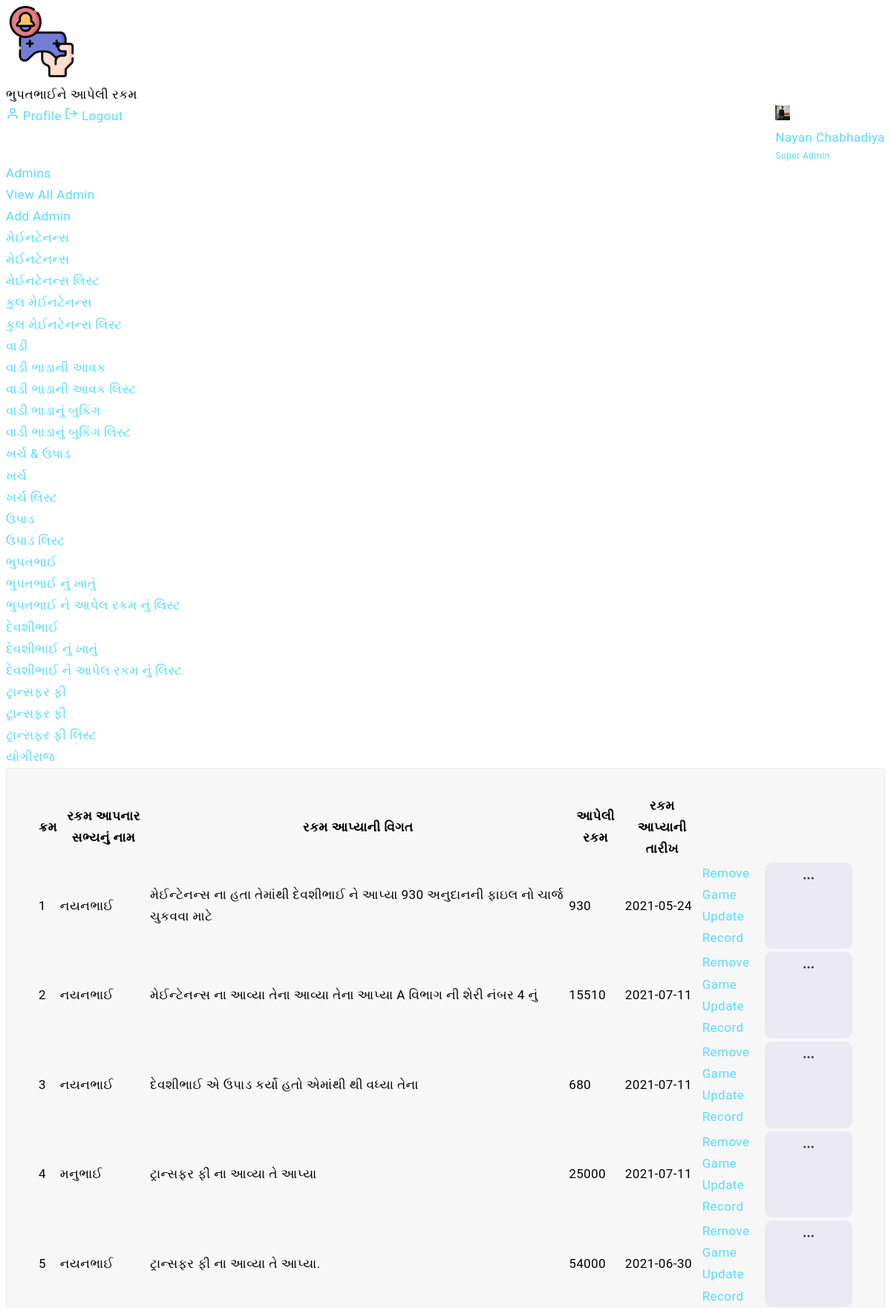
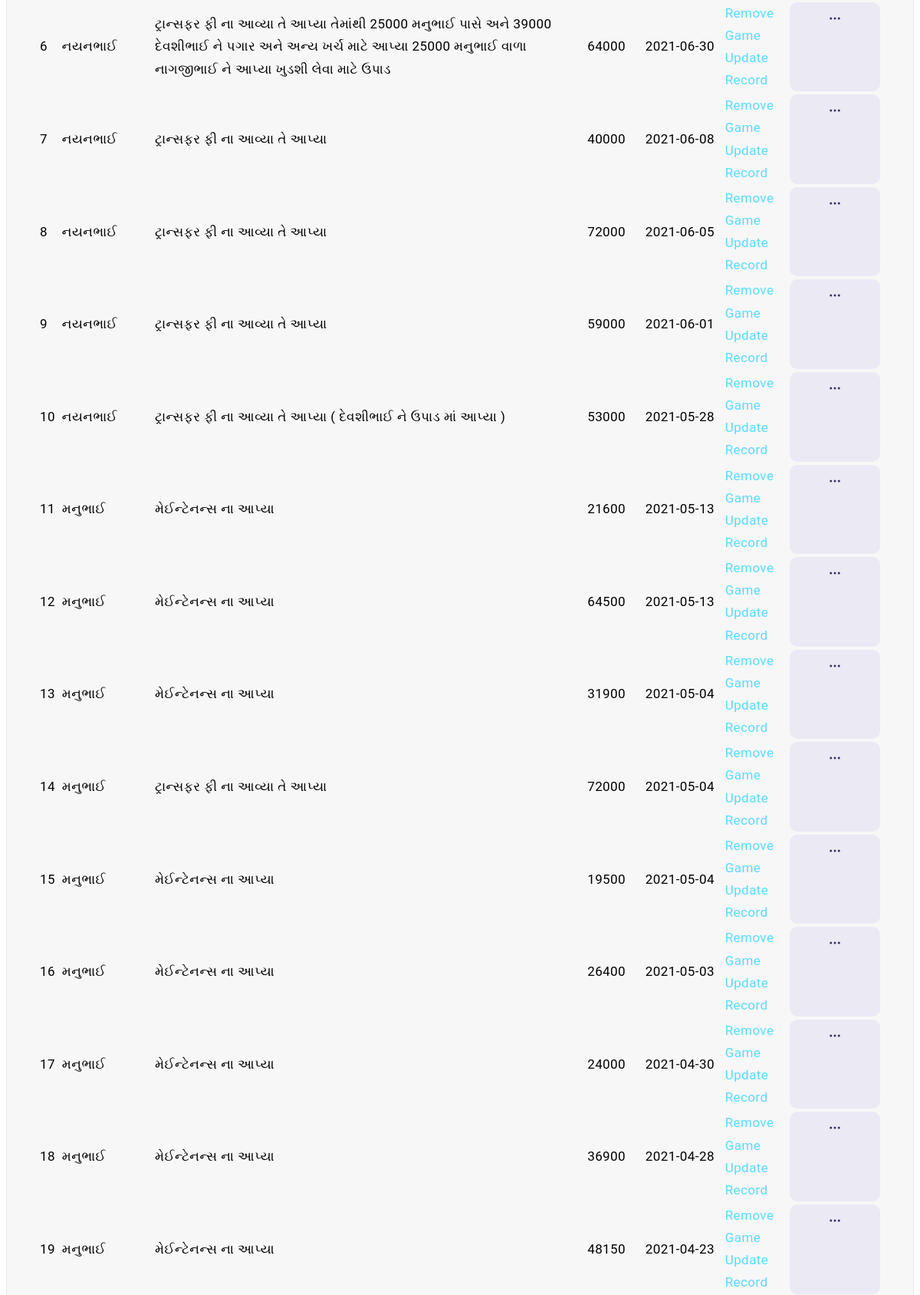
Screenshot of /admin/list_bhupatbhai.php (signed in, upper part) with the database file from the repository (2 pictures, top to bottom).
### tables this page shows
CREATE TABLE `bhupatbhai` (
  `id` int(11) NOT NULL,
  `name` varchar(255) NOT NULL,
  `amount` int(11) NOT NULL,
  `amount_date` date NOT NULL,
  `description` varchar(255) NOT NULL
);

### admin/list_bhupatbhai.php (the view, shortened to what this page needs)
<?php
include "../connection.php";
$admin_profile = $_SESSION['admin_email'];
  $admin_query = "SELECT * FROM admin WHERE email='$admin_profile'";
  $admin_data = mysqli_query($conn,$admin_query);
  $admin_result = mysqli_fetch_assoc($admin_data);
  $bhupatbhai_list_query = "SELECT * FROM bhupatbhai ORDER BY id DESC";
  $bhupatbhai_list_data = mysqli_query($conn,$bhupatbhai_list_query);
  $cnt=1;
?>
<?php include "includes/admin_top.php"; ?>
<div class="header">
    <div class="header-content">
        <nav class="navbar navbar-expand">
            <div class="collapse navbar-collapse justify-content-between">
                <div class="header-left">
                    <div class="dashboard_bar">
                        ભુપતભાઈને આપેલી રકમ
                    </div>
                </div>
                <ul class="navbar-nav header-right">
                    <li class="nav-item dropdown header-profile">
                        <a class="nav-link" href="#" role="button" data-toggle="dropdown">
                            <img src="<?php echo $admin_result['profile_pic']; ?>" width="20" alt=""/>
                            <div class="header-info">
                                 <span><?php echo $admin_result['name']; ?></span>
                                 <small>Super Admin</small>
                            </div>
                        </a>
                        <div class="dropdown-menu dropdown-menu-right">
                            <a href="admin-profile.php" class="dropdown-item ai-icon">
                                <span class="ml-2">Profile </span>
                            </a>
                            <a href="../logout.php" class="dropdown-item ai-icon">
                                <span class="ml-2">Logout </span>
                            </a>
                        </div>
                    </li>
                </ul>
            </div>
        </nav>
    </div>
</div>
    <?php include 'includes/admin_sidebar.php'; ?>
<div class="content-body">
    <div class="container-fluid">
      <div class="col-xxl-12">
        <div class="card">
            <div class="card-header d-block d-sm-flex border-0">
              <div class="card-body pr-2 pl-2">
                <table id="example" class="display" style="width:100%">
                  <thead>
                    <tr>
                      <th>ક્રમ</th>
                      <th>રકમ આપનાર સભ્યનું નામ</th>
                      <th>રકમ આપ્યાની વિગત</th>
                      <th>આપેલી રકમ</th>
                      <th>રકમ આપ્યાની તારીખ</th>
                      <th></th>
                    </tr>
                  </thead>
                  <tbody>
                    <?php
                      while( $bhupatbhai_list_result = mysqli_fetch_assoc($bhupatbhai_list_data))
                      {
                    ?>
                    <tr>
                      <td><?php echo $cnt;?></td>
                      <td><?php echo $bhupatbhai_list_result['name'];?></td>
                      <td><?php echo $bhupatbhai_list_result['description'];?></td>
                      <td><?php echo $bhupatbhai_list_result['amount'];?></td>
                      <td><?php echo $bhupatbhai_list_result['amount_date'];?></td>
                      <td>
                        <div class="dropdown ml-auto">
                          <a href="#" class="btn btn-primary light sharp" data-toggle="dropdown" aria-expanded="true">
                          </a>
                          <ul class="dropdown-menu dropdown-menu-right">
                            <li class="dropdown-item">
                              <a href="delete_bhupatbhai.php?id=<?php echo $bhupatbhai_list_result['id'];?>" onclick="javascript:confirmationDelete($(this));return false;">
                                Remove Game
                              </a>
                            </li>
                            <li class="dropdown-item">
                              <a href="update_bhupatbhai.php?id=<?php echo $bhupatbhai_list_result['id'];?>">
                                Update Record
                              </a>
                            </li>
                          </ul>
                        </div>
                      </td>
                    </tr>
                    <?php
                      $cnt=$cnt+1;
                      }
                    ?>
                  </tbody>
                </table>
              </div>
            </div>
        </div>
      </div>
    </div>
</div>
</div>
</body>
</html>

### rows the page displays
bhupatbhai: name "નયનભાઈ", description "મેઈન્ટેનન્સ ના હતા તેમાંથી દેવશીભાઈ ને આપ્યા 930 અનુદાનની ફાઇલ નો ચાર્જ ચુકવવા માટે", amount "930", amount_date "2021-05-24"
bhupatbhai: name "નયનભાઈ", description "મેઈન્ટેનન્સ ના આવ્યા તેના આવ્યા તેના આપ્યા A વિભાગ ની શેરી નંબર 4 નું", amount "15510", amount_date "2021-07-11"
bhupatbhai: name "નયનભાઈ", description "દેવશીભાઈ એ ઉપાડ કર્યો હતો એમાંથી થી વધ્યા તેના", amount "680", amount_date "2021-07-11"
bhupatbhai: name "મનુભાઈ", description "ટ્રાન્સફર ફી ના આવ્યા તે આપ્યા", amount "25000", amount_date "2021-07-11"
bhupatbhai: name "નયનભાઈ", description "ટ્રાન્સફર ફી ના આવ્યા તે આપ્યા.", amount "54000", amount_date "2021-06-30"
bhupatbhai: name "નયનભાઈ", description "ટ્રાન્સફર ફી ના આવ્યા તે આપ્યા તેમાંથી 25000 મનુભાઈ પાસે અને 39000 દેવશીભાઈ ને પગાર અને અન્ય ખર્ચ માટે આપ્યા 25000 મનુભાઈ વાળા નાગજીભાઈ ને આપ્યા ખુડશી લેવા માટે ઉપાડ", amount "64000", amount_date "2021-06-30"
bhupatbhai: name "નયનભાઈ", description "ટ્રાન્સફર ફી ના આવ્યા તે આપ્યા", amount "40000", amount_date "2021-06-08"
bhupatbhai: name "નયનભાઈ", description "ટ્રાન્સફર ફી ના આવ્યા તે આપ્યા", amount "72000", amount_date "2021-06-05"
bhupatbhai: name "નયનભાઈ", description "ટ્રાન્સફર ફી ના આવ્યા તે આપ્યા", amount "59000", amount_date "2021-06-01"
bhupatbhai: name "નયનભાઈ", description "ટ્રાન્સફર ફી ના આવ્યા તે આપ્યા ( દેવશીભાઈ ને ઉપાડ માં આપ્યા )", amount "53000", amount_date "2021-05-28"
bhupatbhai: name "મનુભાઈ", description "મેઈન્ટેનન્સ ના આપ્યા", amount "21600", amount_date "2021-05-13"
bhupatbhai: name "મનુભાઈ", description "મેઈન્ટેનન્સ ના આપ્યા", amount "64500", amount_date "2021-05-13"
bhupatbhai: name "મનુભાઈ", description "મેઈન્ટેનન્સ ના આપ્યા", amount "31900", amount_date "2021-05-04"
bhupatbhai: name "મનુભાઈ", description "ટ્રાન્સફર ફી ના આવ્યા તે આપ્યા", amount "72000", amount_date "2021-05-04"
bhupatbhai: name "મનુભાઈ", description "મેઈન્ટેનન્સ ના આપ્યા", amount "19500", amount_date "2021-05-04"
bhupatbhai: name "મનુભાઈ", description "મેઈન્ટેનન્સ ના આપ્યા", amount "26400", amount_date "2021-05-03"
bhupatbhai: name "મનુભાઈ", description "મેઈન્ટેનન્સ ના આપ્યા", amount "24000", amount_date "2021-04-30"
bhupatbhai: name "મનુભાઈ", description "મેઈન્ટેનન્સ ના આપ્યા", amount "36900", amount_date "2021-04-28"
bhupatbhai: name "મનુભાઈ", description "મેઈન્ટેનન્સ ના આપ્યા", amount "48150", amount_date "2021-04-23"

### other values shown
$admin_result['name'] "Nayan Chabhadiya"
